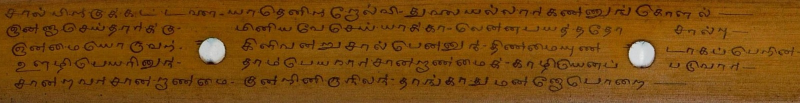
#> input picture LINE_SEG/input-6.jpeg, 1600 x 206 px (shown at 1/2 size)
$ python line_seg.py input-6.jpeg
#> lines starting #> are read from the running program, lines starting #| are printed output that depends on the picture; after the words box and inside, x2 and y2 are one past the last pixel; in counts of white or black regions, pixels touching at a corner belong together
### LINE_SEG/char_seg.py
"""
char_seg.py
-----------
Character segmentation for Tamil palm-leaf manuscript images.

Public API:
    get_initial_blocks(line_binary)          -> list of block dicts
    adaptive_split_and_save(...)             -> (char_count, metrics_dict)
"""

import os
import cv2
import numpy as np


def get_initial_blocks(line_binary):
    """
    Scans the vertical ink projection of a binary line image and returns
    initial character block bounding boxes (x, y, w, h).
    """
    _, w_line = line_binary.shape
    v_proj = np.sum(line_binary == 255, axis=0)
    in_char = False
    start_x = 0
    blocks = []

    for x, has_ink in enumerate(v_proj > 0):
        if has_ink and not in_char:
            start_x, in_char = x, True
        elif not has_ink and in_char:
            in_char = False
            blk = _slice_to_block(line_binary, start_x, x)
            if blk:
                blocks.append(blk)

    if in_char:
        blk = _slice_to_block(line_binary, start_x, w_line)
        if blk:
            blocks.append(blk)

    return blocks


def _slice_to_block(binary, x0, x1):
    rows, _ = np.where(binary[:, x0:x1] == 255)
    if len(rows) == 0:
        return None
    return {"x": x0, "y": int(rows.min()), "w": x1 - x0, "h": int(rows.max() - rows.min() + 1)}


def _boxes_intersect(a, b):
    return not (
        b["x"] >= a["x"] + a["w"]
        or a["x"] >= b["x"] + b["w"]
        or b["y"] >= a["y"] + a["h"]
        or a["y"] >= b["y"] + b["h"]
    )


def _union_box(a, b, source):
    x = min(a["x"], b["x"])
    y = min(a["y"], b["y"])
    w = max(a["x"] + a["w"], b["x"] + b["w"]) - x
    h = max(a["y"] + a["h"], b["y"] + b["h"]) - y
    return {"x": x, "y": y, "w": w, "h": h, "crop": source[y:y + h, x:x + w], "is_merged": False}


def merge_overlapping_boxes(chars, line_source):
    """Merges intersecting bounding boxes iteratively."""
    if not chars:
        return []

    chars = sorted(chars, key=lambda c: c["x"])
    changed = True

    while changed:
        changed = False
        merged, used = [], set()
        for i, a in enumerate(chars):
            if i in used:
                continue
            for j in range(i + 1, len(chars)):
                if j not in used and _boxes_intersect(a, chars[j]):
                    a = _union_box(a, chars[j], line_source)
                    used.add(j)
                    changed = True
            merged.append(a)
            used.add(i)
        chars = merged

    return chars


def adaptive_split_and_save(line_binary, line_blocks, avg_w, avg_h, out_dir, line_source=None):
    """
    Refines detected blocks using contour analysis, merges overlapping boxes,
    and returns segmented characters and bounding metrics.
    """
    os.makedirs(out_dir, exist_ok=True)
    if line_source is None:
        line_source = line_binary

    raw_chars = []
    for block in line_blocks:
        bx, by, bw, bh = block["x"], block["y"], block["w"], block["h"]
        crop = line_binary[by:by + bh, bx:bx + bw]
        contours, _ = cv2.findContours(crop, cv2.RETR_EXTERNAL, cv2.CHAIN_APPROX_SIMPLE)
        sub = []
        for cnt in contours:
            if cv2.contourArea(cnt) > 10:
                cx, cy, cw, ch = cv2.boundingRect(cnt)
                gx, gy = bx + cx, by + cy
                sub.append({
                    "x": gx,
                    "y": gy,
                    "w": cw,
                    "h": ch,
                    "crop": line_source[gy:gy + ch, gx:gx + cw],
                    "is_merged": False,
                })
        raw_chars.extend(sorted(sub, key=lambda s: s["x"]))

    final_chars = merge_overlapping_boxes(raw_chars, line_source)

    merge_threshold = 1.2
    for c in final_chars:
        if c["w"] > merge_threshold * avg_w or c["h"] > merge_threshold * avg_h:
            c["is_merged"] = True

    final_chars.sort(key=lambda c: (c["x"], c["y"]))

    metrics = {k: [] for k in ("bboxes", "x_min", "x_max", "y_min", "y_max",
                                "widths", "heights", "areas", "avgs", "is_merged", "crops")}
    for c in final_chars:
        crop = c["crop"]
        metrics["bboxes"].append((c["x"], c["y"], c["w"], c["h"]))
        metrics["x_min"].append(c["x"])
        metrics["x_max"].append(c["x"] + c["w"])
        metrics["y_min"].append(c["y"])
        metrics["y_max"].append(c["y"] + c["h"])
        metrics["widths"].append(c["w"])
        metrics["heights"].append(c["h"])
        metrics["areas"].append(c["w"] * c["h"])
        metrics["avgs"].append(float(np.mean(crop)))
        metrics["is_merged"].append(c["is_merged"])
        metrics["crops"].append(crop)

    return len(final_chars), metrics

### LINE_SEG/line_seg.py
import os
import sys
import cv2
import numpy as np
from scipy.signal import find_peaks
from scipy.ndimage import gaussian_filter1d
import char_seg

def preprocess(img, is_crop=False, show=False):
    """
    Converts a BGR image to a clean binary mask for segmentation.
    Returns (cleaned, thresh_inv, sharpened).
    """
    gray = cv2.cvtColor(img, cv2.COLOR_BGR2GRAY)
    sharpened = cv2.filter2D(gray, -1, np.array([[-1, -1, -1], [-1, 9, -1], [-1, -1, -1]]))

    blurred = cv2.GaussianBlur(gray, (3, 3), 0)
    thresh = cv2.adaptiveThreshold(blurred, 255, cv2.ADAPTIVE_THRESH_MEAN_C, cv2.THRESH_BINARY, 21, 11)
    inv = ~thresh

    min_area = 2 if is_crop else 10
    max_area = 100000 if is_crop else 14000
    cc_thresh = 10 if is_crop else 800

    contours, _ = cv2.findContours(inv, cv2.RETR_EXTERNAL, cv2.CHAIN_APPROX_SIMPLE)
    cleaned = thresh.copy()
    for cnt in contours:
        if not (min_area < cv2.contourArea(cnt) < max_area):
            x, y, w, h = cv2.boundingRect(cnt)
            cv2.rectangle(cleaned, (x, y), (x + w, y + h), 255, -1)

    n_labels, labels, stats, _ = cv2.connectedComponentsWithStats(~cleaned, connectivity=8)
    for i in range(1, n_labels):
        area = stats[i, cv2.CC_STAT_AREA]
        if (area > cc_thresh and not is_crop) or (area <= cc_thresh and is_crop):
            cleaned[labels == i] = 255

    if show:
        cv2.imshow("Preprocess Input", img)
        cv2.imshow("Preprocess Cleaned", ~cleaned)

    return ~cleaned, ~thresh, sharpened


def estimate_height(binary):
    """Estimates typical character height from connected-component statistics."""
    _, _, stats, _ = cv2.connectedComponentsWithStats(binary, connectivity=8)
    heights = [
        stats[i, cv2.CC_STAT_HEIGHT]
        for i in range(1, len(stats))
        if 5 < stats[i, cv2.CC_STAT_HEIGHT] < 80 and stats[i, cv2.CC_STAT_WIDTH] > 3
    ]
    return max(int(np.median(heights)), 10) if heights else 25


def detect_separators(binary, text_h):
    """Detects line separator valley rows from the vertical ink projection."""
    profile = np.sum(binary == 255, axis=1).astype(np.float64)
    smooth = gaussian_filter1d(profile, sigma=max(text_h / 6, 1.5))
    min_dist = max(int(text_h * 0.6), 8)
    best_v = []

    for prominence_frac in [0.15, 0.1, 0.05, 0.02, 0.01]:
        peaks, _ = find_peaks(smooth, distance=min_dist, prominence=prominence_frac * np.max(smooth))
        if len(peaks) < 2:
            continue
        valleys = []
        for j in range(len(peaks) - 1):
            seg = smooth[peaks[j]:peaks[j + 1] + 1]
            v = peaks[j] + int(np.argmin(seg))
            left_h, right_h = smooth[peaks[j]], smooth[peaks[j + 1]]
            if (min(left_h, right_h) - smooth[v]) > 0.02 * min(left_h, right_h):
                valleys.append(v)
        if len(valleys) > len(best_v):
            best_v = valleys

    bg = (binary == 0).astype(np.uint8) * 255
    dist = cv2.distanceTransform(bg, cv2.DIST_L2, 5)
    row_dist = np.mean(dist, axis=1)
    r = max(text_h // 3, 5)
    return [
        y - r + int(np.argmax(row_dist[max(0, y - r):min(len(row_dist), y + r + 1)]))
        for y in best_v
    ]


def dp_trace(binary, y_start):
    """Traces an optimal seam path across the image avoiding ink pixels."""
    h, w = binary.shape
    bg = (binary == 0).astype(np.uint8) * 255
    dist = cv2.distanceTransform(bg, cv2.DIST_L2, 3)

    cost = (np.max(dist) + 1 - dist).astype(np.float32)
    cost[binary > 0] += 250

    path = np.zeros(w, dtype=np.int32)
    path[0] = int(np.clip(y_start, 0, h - 1))

    for x in range(1, w):
        prev_y = path[x - 1]
        best_y = prev_y
        min_c = cost[prev_y, x]
        for dy in (-2, -1, 0, 1, 2):
            ny = prev_y + dy
            if 0 <= ny < h:
                c = cost[ny, x] + abs(dy) * 5 + abs(ny - y_start) * 0.1
                if c < min_c:
                    min_c, best_y = c, ny
        path[x] = best_y

    return path


def _merge_close_paths(paths, text_h):
    if len(paths) <= 1:
        return paths
    paths = sorted(paths, key=lambda p: np.median(p))
    merged = [paths[0]]
    for p in paths[1:]:
        gap = np.mean(np.abs(p.astype(float) - merged[-1].astype(float)))
        if gap > max(text_h // 3, 6):
            merged.append(p)
    return merged


def _build_line_strip(cleaned, thresh_inv, top_path, bot_path, min_ink=50):
    h, w = cleaned.shape
    mask = np.zeros((h, w), dtype=np.uint8)
    pts = np.vstack((
        np.column_stack((np.arange(w), top_path)),
        np.flipud(np.column_stack((np.arange(w), bot_path))),
    )).astype(np.int32)
    cv2.fillPoly(mask, [pts], 255)

    y_idx, x_idx = np.where(mask == 255)
    if len(y_idx) == 0 or np.sum(cleaned[mask == 255] == 255) < min_ink:
        return None

    y0, y1 = int(y_idx.min()), int(y_idx.max())
    x0, x1 = int(x_idx.min()), int(x_idx.max())

    lb = np.zeros((h, w), dtype=np.uint8)
    lb[mask == 255] = cleaned[mask == 255]
    lt = np.zeros((h, w), dtype=np.uint8)
    lt[mask == 255] = thresh_inv[mask == 255]

    return lb[y0:y1 + 1, x0:x1 + 1], lt[y0:y1 + 1, x0:x1 + 1], y0, x0


def process_image(path):
    """Segments a palm leaf manuscript image and writes visual results."""
#> called with path = 'input-6.jpeg'
    img = cv2.imread(path)
#> img is the input picture: shape (206, 1600, 3); mean B, G, R 15.5, 74.4, 121.4
    if img is None:
        print(f"Error: Cannot read image {path}")
        return

    print(f"Processing: {os.path.basename(path)}")
    cleaned, thresh_inv, _ = preprocess(img, show=False)
#> in preprocess, `thresh = cv2.adaptiveThreshold(blurred, 255, cv2.ADAPTIVE_THRESH_MEAN_..`:
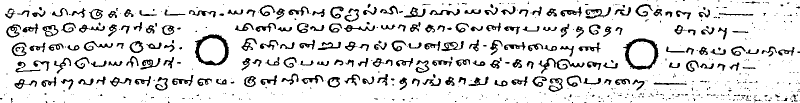
#> thresh: shape (206, 1600) (shown at 1/2 size); 88.1% white; 593 black regions (371 under 20 px), largest, box (x1, y1, x2, y2) and area: (390, 69, 458, 131) 1293, (1246, 77, 1317, 140) 1235, (1171, 14, 1222, 37) 403
#> in preprocess, `inv = ~thresh`: inv: shape (206, 1600); 11.9% white; 593 white regions (371 under 20 px)
#> in preprocess, `contours, _ = cv2.findContours(inv, cv2.RETR_EXTERNAL, cv2.CHAIN_APPRO..`: contours = 592 contours, 395 with area under 20; largest, box (x1, y1, x2, y2) and area: (390, 69, 458, 131) 3243, (1246, 77, 1317, 140) 3242, (85, 50, 117, 73) 472, (259, 82, 287, 106) 460, (12, 49, 42, 75) 428
#> the loop in preprocess, `for cnt in contours:` made 592 passes
#> (cnt, x, y, w, h) on passes 2, 4, 6, 7, 10, 13, 14, 15, 16: ([[1033, 205], [1035, 205]], 1033, 205, 3, 1), ([[1144, 204], [1144, 205], [1145, 205], [1145, 204]], 1144, 204, 2, 2), ([[1509, 203], [1509, 204], [1510, 203]], 1509, 203, 2, 2), ([[1222, 203], [1223, 203]], 1222, 203, 2, 1), ([[129, 203], [129, 205]], 129, 203, 1, 3), ([[1197, 202], [1198, 203], [1200, 203], [1200, 202]], 1197, 202, 4, 2), ([[1103, 202], [1103, 203]], 1103, 202, 1, 2), ([[910, 202], [910, 203], [911, 203], [912, 202]], 910, 202, 3, 2), ([[819, 202], [820, 202]], 819, 202, 2, 1)
#> (x, y, w, h) on passes 1, 3, 5, 8, 9, 11: (1054, 205, 1, 1), (1169, 204, 4, 2), (1083, 204, 1, 1), (336, 203, 3, 3), (291, 203, 1, 1), (1524, 202, 1, 1)
#> in preprocess, `n_labels, labels, stats, _ = cv2.connectedComponentsWithStats(~cleaned..`:
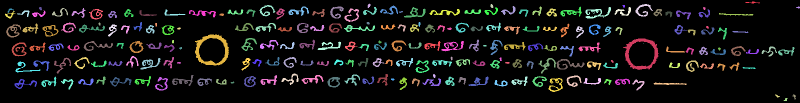
#> labels: shape (206, 1600) int32 (shown at 1/2 size); 222 distinct labels, from 0 to 221; one colour per label, 0 black
#> in preprocess, `n_labels, labels, stats, _ = cv2.connectedComponentsWithStats(~cleaned..`: n_labels = 222; stats = 222 rows, first 6: [0, 0, 1600, 206, 291992], [1491, 2, 29, 5, 55], [735, 7, 6, 9, 35], [981, 8, 6, 8, 35], [1271, 8, 35, 25, 278], [519, 10, 32, 23, 235]
#> the loop in preprocess, `for i in range(1, n_labels):` made 221 passes
#> area on passes 1 to 3: 55, 35, 35
#> after the loop in preprocess, `for i in range(1, n_labels):`: cleaned: shape (206, 1600); 89.4% white; 219 black regions (2 under 20 px), largest, box (x1, y1, x2, y2) and area: (1171, 14, 1222, 37) 403, (1113, 118, 1169, 139) 370, (883, 82, 928, 103) 335

    text_h = estimate_height(cleaned)
#> in estimate_height, `_, _, stats, _ = cv2.connectedComponentsWithStats(binary, connectivity..`: stats = 220 rows, first 6: [0, 0, 1600, 206, 294520], [1491, 2, 29, 5, 55], [735, 7, 6, 9, 35], [981, 8, 6, 8, 35], [1271, 8, 35, 25, 278], [519, 10, 32, 23, 235]
#> in estimate_height, `heights = [ stats[i, cv2.CC_STAT_HEIGHT] for i in range(1, len(stats))..`: heights = 200 values, max 32 at index 124, min 6 at index 5, mean 16.8
#> text_h = 17
    kernel = cv2.getStructuringElement(cv2.MORPH_RECT, (max(text_h * 2, 30), 1))
    reinforced = cv2.morphologyEx(cleaned, cv2.MORPH_CLOSE, kernel)
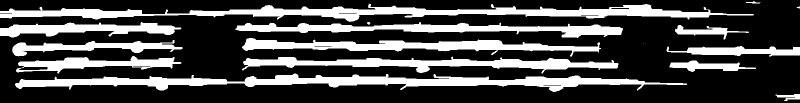
#> reinforced: shape (206, 1600) (shown at 1/2 size); 28% white; 16 white regions (2 under 20 px), largest, box (x1, y1, x2, y2) and area: (0, 7, 1508, 44) 19410, (30, 147, 1374, 184) 19106, (484, 113, 1237, 147) 10594

    seps = detect_separators(cleaned, text_h)
#> in detect_separators, `profile = np.sum(binary == 255, axis=1).astype(np.float64)`: profile = 206 values, max 530 at index 25, min 0 at index 0, mean 170.3
#> in detect_separators, `smooth = gaussian_filter1d(profile, sigma=max(text_h / 6, 1.5))`: smooth = 206 values, max 475.1 at index 25, min 0.981 at index 205, mean 170.3
#> in detect_separators, `min_dist = max(int(text_h * 0.6), 8)`: min_dist = 10
#> after the loop in detect_separators, `for prominence_frac in [0.15, 0.1, 0.05, 0.02, 0.01]:`: best_v = [41, 76, 112, 146]
#> in detect_separators, `dist = cv2.distanceTransform(bg, cv2.DIST_L2, 5)`:
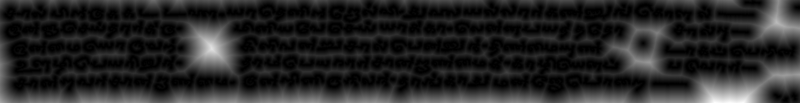
#> dist: shape (206, 1600) float32 (shown at 1/2 size); min 0, max 67.13, mean 9.8; drawn with min black and max white
#> in detect_separators, `row_dist = np.mean(dist, axis=1)`: row_dist = 206 values, max 35.01 at index 205, min 2.77 at index 27, mean 9.84
#> in detect_separators, `r = max(text_h // 3, 5)`: r = 5
#> seps = [42, 75, 110, 144]
    paths = [dp_trace(reinforced, y) for y in seps]
#> in dp_trace, `cost[binary > 0] += 250`:
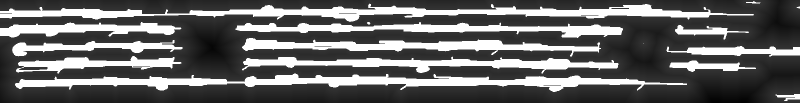
#> cost: shape (206, 1600) float32 (shown at 1/2 size); min 1, max 315.9, mean 127.5; drawn with min black and max white
#> the loop in dp_trace, `for x in range(1, w):` made 1599 passes
#> after the loop in dp_trace, `for x in range(1, w):`: path = 1600 values, max 44 at index 699, min 42 at index 0, mean 42.59
    paths = _merge_close_paths(paths, text_h)
#> the loop in _merge_close_paths, `for p in paths[1:]:` made 3 passes

    h, w = cleaned.shape
    inner = sorted(paths, key=lambda p: np.median(p))
    full_paths = [np.zeros(w, dtype=np.int32)] + inner + [np.full(w, h - 1, dtype=np.int32)]

    line_data, all_initial_blocks = [], []
    for i in range(len(full_paths) - 1):
        if np.median(full_paths[i + 1]) - np.median(full_paths[i]) < 8:
            continue
        strip = _build_line_strip(cleaned, thresh_inv, full_paths[i], full_paths[i + 1])
        if strip is None:
            continue
        lcb, lct, y_min, x_min = strip
        blocks = char_seg.get_initial_blocks(lcb)
        all_initial_blocks.extend(blocks)
        line_data.append({"bin": lcb, "thresh": lct, "y_min": y_min, "x_min": x_min, "initial_blocks": blocks})
#> this loop made 5 passes
#> lcb: shape (64, 1600); 7.2% white; 46 white regions (4 under 20 px), largest, box (x1, y1, x2, y2) and area: (344, 8, 387, 30) 306, (1097, 14, 1126, 42) 306, (603, 8, 647, 26) 283

    if not all_initial_blocks:
        print("No text detected in image.")
        return

    avg_w = float(np.median([b["w"] for b in all_initial_blocks]))
    avg_h = float(np.median([b["h"] for b in all_initial_blocks]))

    out = os.path.join("output", os.path.splitext(os.path.basename(path))[0])
    os.makedirs(out, exist_ok=True)
    cv2.imwrite(os.path.join(out, "cleaned.png"), 255 - cleaned)
    cv2.imwrite(os.path.join(out, "thresh.png"), 255 - thresh_inv)

    all_final_chars = []
    s_no = 0
    for i, L in enumerate(line_data):
        if L["initial_blocks"]:
            lw = float(np.median([b["w"] for b in L["initial_blocks"]]))
            lh = float(np.median([b["h"] for b in L["initial_blocks"]]))
            if len(L["initial_blocks"]) < 5:
                lw = (lw + avg_w) / 2
                lh = (lh + avg_h) / 2
        else:
            lw, lh = avg_w, avg_h

        line_num = i + 1
        cv2.imwrite(os.path.join(out, f"line_{line_num}.png"), 255 - L["thresh"])
        char_dir = os.path.join(out, f"line_{line_num}_chars")
        cnt, metrics = char_seg.adaptive_split_and_save(
            L["bin"], L["initial_blocks"], lw, lh, char_dir, line_source=L["thresh"]
        )
        for j in range(cnt):
            s_no += 1
            h_j = metrics["heights"][j]
            all_final_chars.append({
                "s_no": s_no,
                "line_idx": i,
                "local_bbox": metrics["bboxes"][j],
                "abs_x": L["x_min"] + metrics["x_min"][j],
                "abs_y": L["y_min"] + metrics["y_min"][j],
                "w": metrics["widths"][j],
                "h": h_j,
                "area": metrics["areas"][j],
                "aspect_ratio": round(metrics["widths"][j] / h_j, 2) if h_j > 0 else 0,
                "crop": metrics["crops"][j],
                "is_merged": metrics["is_merged"][j],
            })

    if not all_final_chars:
        print("No characters extracted.")
        return

    ag_w = sum(c["w"] for c in all_final_chars) / len(all_final_chars)
    ag_h = sum(c["h"] for c in all_final_chars) / len(all_final_chars)
    s1w, s1h = 1.6 * ag_w, 1.6 * ag_h

    shortlist = [c for c in all_final_chars if c["w"] > s1w or c["h"] > s1h]
    final_thresh_w = 1.08 * (sum(c["w"] for c in shortlist) / len(shortlist)) if shortlist else 9999

    final_char_dir = os.path.join(out, "final_characters")
    os.makedirs(final_char_dir, exist_ok=True)

    complete_list = []
    for c in all_final_chars:
        should_split = (c["w"] > s1w or c["h"] > s1h) and c["w"] > final_thresh_w
        if should_split:
            crop = c["crop"]
            h_c, w_c = crop.shape
            v_hist = np.sum(crop == 255, axis=0)
            sx, ex = int(w_c * 0.35), int(w_c * 0.65)

            if ex > sx:
                sa = v_hist[sx:ex]
                min_val = int(sa.min())
                si = sx + int(np.where(sa == min_val)[0][0])
            else:
                min_val, si = 0, w_c // 2

            pl = int(v_hist[:sx].max()) if sx > 0 else 0
            pr = int(v_hist[ex:].max()) if ex < w_c else 0
            mnp = min(pl, pr) if pl > 0 and pr > 0 else 0
            ar = w_c / h_c if h_c > 0 else 0
            is_joint = ar > 1.6 and mnp > 0.5 * h_c and min_val < 0.3 * mnp

            if is_joint:
                bx, by, _, bh = c["local_bbox"]
                crop_a = crop[:, :si]
                crop_b = crop[:, si:]
                complete_list.append({**c, "s_no": f"{c['s_no']}a", "w": si, "crop": crop_a,
                                      "abs_x": c["abs_x"], "is_split": True,
                                      "local_bbox": (bx, by, si, bh),
                                      "area": int((crop_a == 255).sum()),
                                      "aspect_ratio": round(si / h_c, 2) if h_c else 0})
                complete_list.append({**c, "s_no": f"{c['s_no']}b", "w": w_c - si, "crop": crop_b,
                                      "abs_x": c["abs_x"] + si, "is_split": True,
                                      "local_bbox": (bx + si, by, w_c - si, bh),
                                      "area": int((crop_b == 255).sum()),
                                      "aspect_ratio": round((w_c - si) / h_c, 2) if h_c else 0})
                continue
        c["is_split"] = False
        complete_list.append(c)

    for c in complete_list:
        cv2.imwrite(os.path.join(final_char_dir, f"char_{c['s_no']}.png"), c["crop"])

    total_f = len(complete_list)
    n_split = sum(1 for c in complete_list if c.get("is_split"))
    n_merged = sum(1 for c in complete_list if c.get("is_merged") and not c.get("is_split"))
    n_good = total_f - n_split - n_merged
    score = (n_good + n_split) / total_f * 100 if total_f else 0.0

    print(f"Extraction complete: {total_f} characters (Accuracy Score: {score:.2f}%)")
#| Extraction complete: 217 characters (Accuracy Score: 65.90%)

    h_img, w_img = img.shape[:2]
    line_vis = img.copy()
    char_vis = np.full((h_img, w_img, 3), 255, dtype=np.uint8)

    for p in inner:
        pts = np.column_stack((np.arange(len(p)), p)).astype(np.int32)
        cv2.polylines(line_vis, [pts], isClosed=False, color=(0, 0, 255), thickness=2)
#> this loop made 4 passes
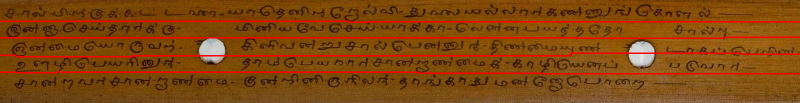
#> line_vis: shape (206, 1600, 3) (shown at 1/2 size); 5.84% of pixels changed, all inside (x1, y1, x2, y2) = (0, 41, 1600, 149)

    for c in complete_list:
        x, y, cw, ch = c["abs_x"], c["abs_y"], c["w"], c["h"]
        crop = c["crop"]
        ys, ye = max(0, y), min(h_img, y + ch)
        xs, xe = max(0, x), min(w_img, x + cw)
        roi = char_vis[ys:ye, xs:xe]
        roi_crop = crop[ys - y:ys - y + (ye - ys), xs - x:xs - x + (xe - xs)]
        if roi.shape[:2] == roi_crop.shape[:2]:
            roi[roi_crop == 255] = 0
        color = (0, 0, 255) if (c.get("is_split") or c.get("is_merged")) else (255, 0, 0)
        cv2.rectangle(char_vis, (x, y), (x + cw, y + ch), color, 1)
        cv2.putText(char_vis, str(c["s_no"]), (x, max(0, y - 2)),
                    cv2.FONT_HERSHEY_SIMPLEX, 0.3, color, 1)
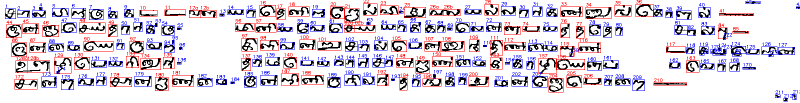
#> char_vis: shape (206, 1600, 3) (shown at 1/2 size); mean of channels 0, 1, 2 220.1, 209.4, 218.5; drawn as B, G, R

    cv2.imwrite(os.path.join(out, "input_image.png"), img)
    cv2.imwrite(os.path.join(out, "line_segmented.png"), line_vis)
    cv2.imwrite(os.path.join(out, "char_segmented.png"), char_vis)


if __name__ == "__main__":
    if len(sys.argv) > 1:
        img_path = sys.argv[1]
    else:
        import tkinter as tk
        from tkinter import filedialog
        root = tk.Tk()
        root.withdraw()
        img_path = filedialog.askopenfilename(
            title="Select Palm Leaf Image",
            filetypes=[("Image files", "*.png *.jpg *.jpeg")]
        )

    if img_path:
        process_image(img_path)
    else:
        print("No image selected. Exiting.")
